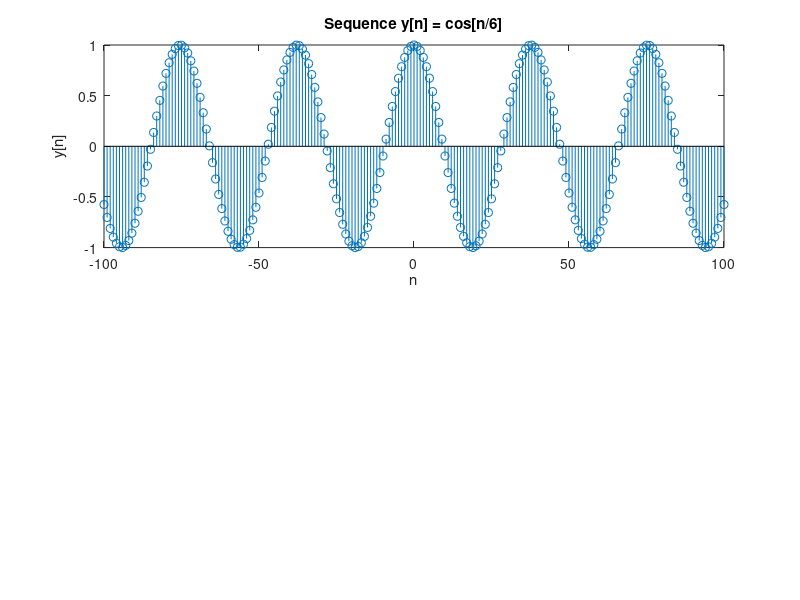

The MATLAB source for this figure:
n = -100:100; 
y = cos(n / 6);
a=1;
subplot(2, 1, 1);
stem(n, y);
a=1;
xlabel('n');
ylabel('y[n]');
a=1;
title('Sequence y[n] = cos[n/6]');
disp(['Fundamental Frequency does not exist ']);
